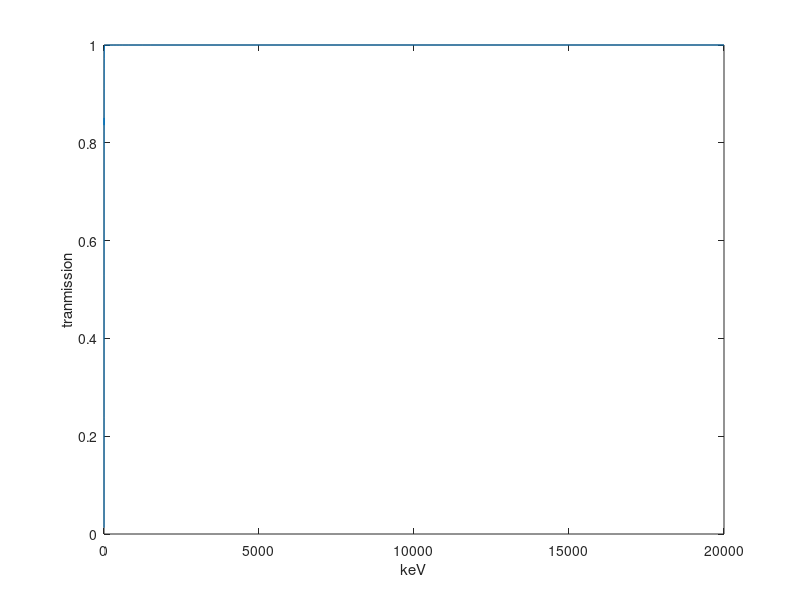
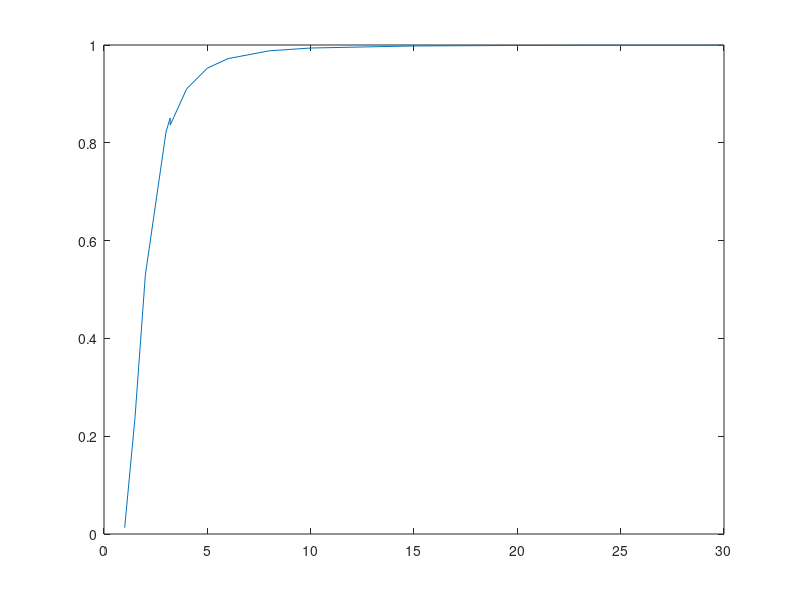

Source code (MATLAB) for these figures, in order:
% formulas: https://physics.nist.gov/PhysRefData/XrayMassCoef/chap2.html
% values: https://physics.nist.gov/PhysRefData/XrayMassCoef/ComTab/air.html
% constants: https://physics.nist.gov/PhysRefData/XrayMassCoef/tab2.html

% Energy / MeV
E = [
1.00000E-03  
1.50000E-03  
2.00000E-03  
3.00000E-03  
3.20290E-03  
3.20290E-03  
4.00000E-03  
5.00000E-03  
6.00000E-03  
8.00000E-03  
1.00000E-02  
1.50000E-02  
2.00000E-02  
3.00000E-02  
4.00000E-02  
5.00000E-02  
6.00000E-02  
8.00000E-02  
1.00000E-01  
1.50000E-01  
2.00000E-01  
3.00000E-01  
4.00000E-01  
5.00000E-01  
6.00000E-01  
8.00000E-01  
1.00000E+00  
1.25000E+00  
1.50000E+00  
2.00000E+00  
3.00000E+00  
4.00000E+00  
5.00000E+00  
6.00000E+00  
8.00000E+00  
1.00000E+01  
1.50000E+01  
2.00000E+01  
    ];
E = E(:)';

% X-ray mass attenuation coefficient mu/rho / (cm^2/g)
mu_over_rho = [
3.606E+03   
1.191E+03   
5.279E+02   
1.625E+02   
1.340E+02   
1.485E+02   
7.788E+01   
4.027E+01   
2.341E+01   
9.921E+00   
5.120E+00   
1.614E+00   
7.779E-01   
3.538E-01   
2.485E-01   
2.080E-01   
1.875E-01   
1.662E-01   
1.541E-01   
1.356E-01   
1.233E-01   
1.067E-01   
9.549E-02   
8.712E-02   
8.055E-02   
7.074E-02   
6.358E-02   
5.687E-02   
5.175E-02   
4.447E-02   
3.581E-02   
3.079E-02   
2.751E-02   
2.522E-02   
2.225E-02   
2.045E-02   
1.810E-02   
1.705E-02   
    ];
mu_over_rho = mu_over_rho(:)';

% transmission I/I_0 = exp( - mu * t )
t = 1; % thickness / cm
rho = 1.205E-03; % density / (g/cm^3)
trans = exp( - mu_over_rho * rho * t );

%% Figure
figure( 'Name', 'transmission of air' )
plot( 1000 * E, trans )
xlabel( 'keV' )
ylabel( 'tranmission' )

%% discrete values similiar to Henke
x = 1:14;
E2 = E(x) * 1e3;
trans2 = trans(x);
disp(  E2 );
disp( trans2 )
figure( 'Name', 'transmission of air in the range of Henke' )
plot( E2, trans2 )